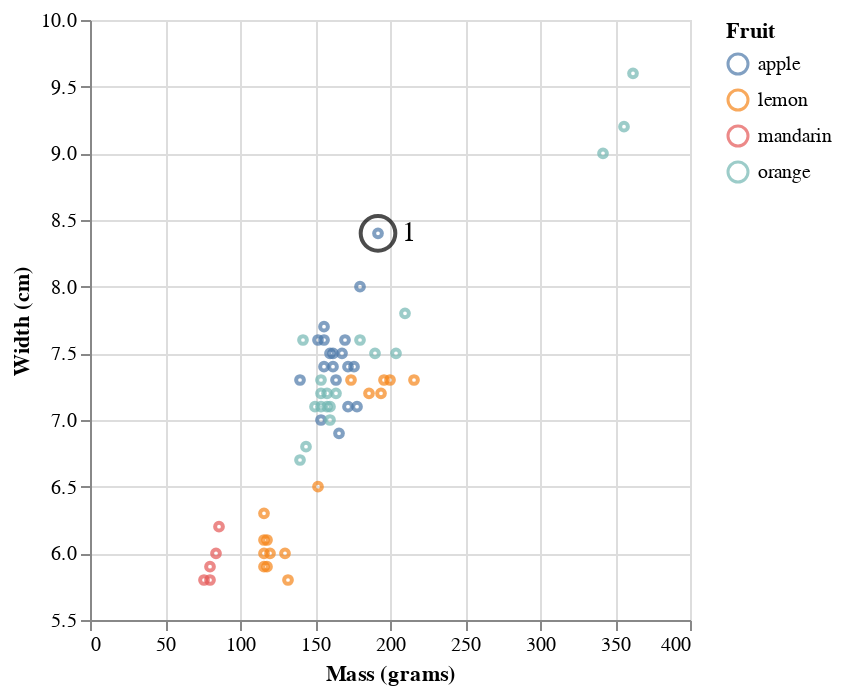

Notebook cell for this chart:
### Markdown cell above
Run the cell below, and find the nearest neighbour based on mass and width to the first observation just by looking at the scatterplot (the first observation has been circled for you).

### Code cell
# Create the scatterplot
fruit_chart = alt.Chart(fruit_data).mark_point(size=15).encode(
    x=alt.X("mass").title("Mass (grams)"),
    y=alt.Y("width")
        .title("Width (cm)")
        .scale(zero=False),
    color=alt.Color("fruit_name").title("Fruit")
)
# Create the circle around point1
point1 = alt.Chart().mark_point(size=300, color='black').encode(
    x=alt.datum(fruit_data.loc[0, "mass"]),
    y=alt.datum(fruit_data.loc[0, "width"]),
    text=alt.datum('1')
)

# Layer the scatterplot, point1 circle, and a text annotation
fruit_chart + point1 + point1.mark_text(size=14, dx=12, align='left')

### Figure 1 — Vega-Lite specification as saved in the notebook (floating-point values rounded to 4 significant figures)
{"config": {"view": {"continuousWidth": 300, "continuousHeight": 300}}, "layer": [{"data": {"name": "data-b236062e01d2b17b7f6edafaba49d73c"}, "mark": {"type": "point", "size": 15}, "encoding": {"color": {"field": "fruit_name", "title": "Fruit", "type": "nominal"}, "x": {"field": "mass", "title": "Mass (grams)", "type": "quantitative"}, "y": {"field": "width", "scale": {"zero": false}, "title": "Width (cm)", "type": "quantitative"}}}, {"data": {"name": "empty"}, "mark": {"type": "point", "color": "black", "size": 300}, "encoding": {"text": {"datum": "1"}, "x": {"datum": 192.0}, "y": {"datum": 8.4}}}, {"data": {"name": "empty"}, "mark": {"type": "text", "align": "left", "dx": 12, "size": 14}, "encoding": {"text": {"datum": "1"}, "x": {"datum": 192.0}, "y": {"datum": 8.4}}}], "$schema": "https://vega.github.io/schema/vega-lite/v5.8.0.json", "datasets": {"data-b236062e01d2b17b7f6edafaba49d73c": [{"fruit_label": 1, "fruit_name": "apple", "fruit_subtype": "granny_smith", "mass": 192, "width": 8.4, "height": 7.3, "color_score": 0.55}, {"fruit_label": 1, "fruit_name": "apple", "fruit_subtype": "granny_smith", "mass": 180, "width": 8.0, "height": 6.8, "color_score": 0.59}, {"fruit_label": 1, "fruit_name": "apple", "fruit_subtype": "granny_smith", "mass": 176, "width": 7.4, "height": 7.2, "color_score": 0.6}, {"fruit_label": 2, "fruit_name": "mandarin", "fruit_subtype": "mandarin", "mass": 86, "width": 6.2, "height": 4.7, "color_score": 0.8}, {"fruit_label": 2, "fruit_name": "mandarin", "fruit_subtype": "mandarin", "mass": 84, "width": 6.0, "height": 4.6, "color_score": 0.79}, {"fruit_label": 2, "fruit_name": "mandarin", "fruit_subtype": "mandarin", "mass": 80, "width": 5.8, "height": 4.3, "color_score": 0.77}, {"fruit_label": 2, "fruit_name": "mandarin", "fruit_subtype": "mandarin", "mass": 80, "width": 5.9, "height": 4.3, "color_score": 0.81}, {"fruit_label": 2, "fruit_name": "mandarin", "fruit_subtype": "mandarin", "mass": 76, "width": 5.8, "height": 4.0, "color_score": 0.81}, {"fruit_label": 1, "fruit_name": "apple", "fruit_subtype": "braeburn", "mass": 178, "width": 7.1, "height": 7.8, "color_score": 0.92}, {"fruit_label": 1, "fruit_name": "apple", "fruit_subtype": "braeburn", "mass": 172, "width": 7.4, "height": 7.0, "color_score": 0.89}, {"fruit_label": 1, "fruit_name": "apple", "fruit_subtype": "braeburn", "mass": 166, "width": 6.9, "height": 7.3, "color_score": 0.93}, {"fruit_label": 1, "fruit_name": "apple", "fruit_subtype": "braeburn", "mass": 172, "width": 7.1, "height": 7.6, "color_score": 0.92}, {"fruit_label": 1, "fruit_name": "apple", "fruit_subtype": "braeburn", "mass": 154, "width": 7.0, "height": 7.1, "color_score": 0.88}, {"fruit_label": 1, "fruit_name": "apple", "fruit_subtype": "golden_delicious", "mass": 164, "width": 7.3, "height": 7.7, "color_score": 0.7}, {"fruit_label": 1, "fruit_name": "apple", "fruit_subtype": "golden_delicious", "mass": 152, "width": 7.6, "height": 7.3, "color_score": 0.69}, {"fruit_label": 1, "fruit_name": "apple", "fruit_subtype": "golden_delicious", "mass": 156, "width": 7.7, "height": 7.1, "color_score": 0.69}, {"fruit_label": 1, "fruit_name": "apple", "fruit_subtype": "golden_delicious", "mass": 156, "width": 7.6, "height": 7.5, "color_score": 0.67}, {"fruit_label": 1, "fruit_name": "apple", "fruit_subtype": "golden_delicious", "mass": 168, "width": 7.5, "height": 7.6, "color_score": 0.73}, {"fruit_label": 1, "fruit_name": "apple", "fruit_subtype": "cripps_pink", "mass": 162, "width": 7.5, "height": 7.1, "color_score": 0.83}, {"fruit_label": 1, "fruit_name": "apple", "fruit_subtype": "cripps_pink", "mass": 162, "width": 7.4, "height": 7.2, "color_score": 0.85}, {"fruit_label": 1, "fruit_name": "apple", "fruit_subtype": "cripps_pink", "mass": 160, "width": 7.5, "height": 7.5, "color_score": 0.86}, {"fruit_label": 1, "fruit_name": "apple", "fruit_subtype": "cripps_pink", "mass": 156, "width": 7.4, "height": 7.4, "color_score": 0.84}, {"fruit_label": 1, "fruit_name": "apple", "fruit_subtype": "cripps_pink", "mass": 140, "width": 7.3, "height": 7.1, "color_score": 0.87}, {"fruit_label": 1, "fruit_name": "apple", "fruit_subtype": "cripps_pink", "mass": 170, "width": 7.6, "height": 7.9, "color_score": 0.88}, {"fruit_label": 3, "fruit_name": "orange", "fruit_subtype": "spanish_jumbo", "mass": 342, "width": 9.0, "height": 9.4, "color_score": 0.75}, {"fruit_label": 3, "fruit_name": "orange", "fruit_subtype": "spanish_jumbo", "mass": 356, "width": 9.2, "height": 9.2, "color_score": 0.75}, {"fruit_label": 3, "fruit_name": "orange", "fruit_subtype": "spanish_jumbo", "mass": 362, "width": 9.6, "height": 9.2, "color_score": 0.74}, {"fruit_label": 3, "fruit_name": "orange", "fruit_subtype": "selected_seconds", "mass": 204, "width": 7.5, "height": 9.2, "color_score": 0.77}, {"fruit_label": 3, "fruit_name": "orange", "fruit_subtype": "selected_seconds", "mass": 140, "width": 6.7, "height": 7.1, "color_score": 0.72}, {"fruit_label": 3, "fruit_name": "orange", "fruit_subtype": "selected_seconds", "mass": 160, "width": 7.0, "height": 7.4, "color_score": 0.81}, {"fruit_label": 3, "fruit_name": "orange", "fruit_subtype": "selected_seconds", "mass": 158, "width": 7.1, "height": 7.5, "color_score": 0.79}, {"fruit_label": 3, "fruit_name": "orange", "fruit_subtype": "selected_seconds", "mass": 210, "width": 7.8, "height": 8.0, "color_score": 0.82}, {"fruit_label": 3, "fruit_name": "orange", "fruit_subtype": "selected_seconds", "mass": 164, "width": 7.2, "height": 7.0, "color_score": 0.8}, {"fruit_label": 3, "fruit_name": "orange", "fruit_subtype": "turkey_navel", "mass": 190, "width": 7.5, "height": 8.1, "color_score": 0.74}, {"fruit_label": 3, "fruit_name": "orange", "fruit_subtype": "turkey_navel", "mass": 142, "width": 7.6, "height": 7.8, "color_score": 0.75}, {"fruit_label": 3, "fruit_name": "orange", "fruit_subtype": "turkey_navel", "mass": 150, "width": 7.1, "height": 7.9, "color_score": 0.75}, {"fruit_label": 3, "fruit_name": "orange", "fruit_subtype": "turkey_navel", "mass": 160, "width": 7.1, "height": 7.6, "color_score": 0.76}, {"fruit_label": 3, "fruit_name": "orange", "fruit_subtype": "turkey_navel", "mass": 154, "width": 7.3, "height": 7.3, "color_score": 0.79}, {"fruit_label": 3, "fruit_name": "orange", "fruit_subtype": "turkey_navel", "mass": 158, "width": 7.2, "height": 7.8, "color_score": 0.77}, {"fruit_label": 3, "fruit_name": "orange", "fruit_subtype": "turkey_navel", "mass": 144, "width": 6.8, "height": 7.4, "color_score": 0.75}, {"fruit_label": 3, "fruit_name": "orange", "fruit_subtype": "turkey_navel", "mass": 154, "width": 7.1, "height": 7.5, "color_score": 0.78}, {"fruit_label": 3, "fruit_name": "orange", "fruit_subtype": "turkey_navel", "mass": 180, "width": 7.6, "height": 8.2, "color_score": 0.79}, {"fruit_label": 3, "fruit_name": "orange", "fruit_subtype": "turkey_navel", "mass": 154, "width": 7.2, "height": 7.2, "color_score": 0.82}, {"fruit_label": 4, "fruit_name": "lemon", "fruit_subtype": "spanish_belsan", "mass": 194, "width": 7.2, "height": 10.3, "color_score": 0.7}, {"fruit_label": 4, "fruit_name": "lemon", "fruit_subtype": "spanish_belsan", "mass": 200, "width": 7.3, "height": 10.5, "color_score": 0.72}, {"fruit_label": 4, "fruit_name": "lemon", "fruit_subtype": "spanish_belsan", "mass": 186, "width": 7.2, "height": 9.2, "color_score": 0.72}, {"fruit_label": 4, "fruit_name": "lemon", "fruit_subtype": "spanish_belsan", "mass": 216, "width": 7.3, "height": 10.2, "color_score": 0.71}, {"fruit_label": 4, "fruit_name": "lemon", "fruit_subtype": "spanish_belsan", "mass": 196, "width": 7.3, "height": 9.7, "color_score": 0.72}, {"fruit_label": 4, "fruit_name": "lemon", "fruit_subtype": "spanish_belsan", "mass": 174, "width": 7.3, "height": 10.1, "color_score": 0.72}, {"fruit_label": 4, "fruit_name": "lemon", "fruit_subtype": "unknown", "mass": 132, "width": 5.8, "height": 8.7, "color_score": 0.73}, {"fruit_label": 4, "fruit_name": "lemon", "fruit_subtype": "unknown", "mass": 130, "width": 6.0, "height": 8.2, "color_score": 0.71}, {"fruit_label": 4, "fruit_name": "lemon", "fruit_subtype": "unknown", "mass": 116, "width": 6.0, "height": 7.5, "color_score": 0.72}, {"fruit_label": 4, "fruit_name": "lemon", "fruit_subtype": "unknown", "mass": 118, "width": 5.9, "height": 8.0, "color_score": 0.72}, {"fruit_label": 4, "fruit_name": "lemon", "fruit_subtype": "unknown", "mass": 120, "width": 6.0, "height": 8.4, "color_score": 0.74}, {"fruit_label": 4, "fruit_name": "lemon", "fruit_subtype": "unknown", "mass": 116, "width": 6.1, "height": 8.5, "color_score": 0.71}, {"fruit_label": 4, "fruit_name": "lemon", "fruit_subtype": "unknown", "mass": 116, "width": 6.3, "height": 7.7, "color_score": 0.72}, {"fruit_label": 4, "fruit_name": "lemon", "fruit_subtype": "unknown", "mass": 116, "width": 5.9, "height": 8.1, "color_score": 0.73}, {"fruit_label": 4, "fruit_name": "lemon", "fruit_subtype": "unknown", "mass": 152, "width": 6.5, "height": 8.5, "color_score": 0.72}, {"fruit_label": 4, "fruit_name": "lemon", "fruit_subtype": "unknown", "mass": 118, "width": 6.1, "height": 8.1, "color_score": 0.7}], "empty": [{}]}}
